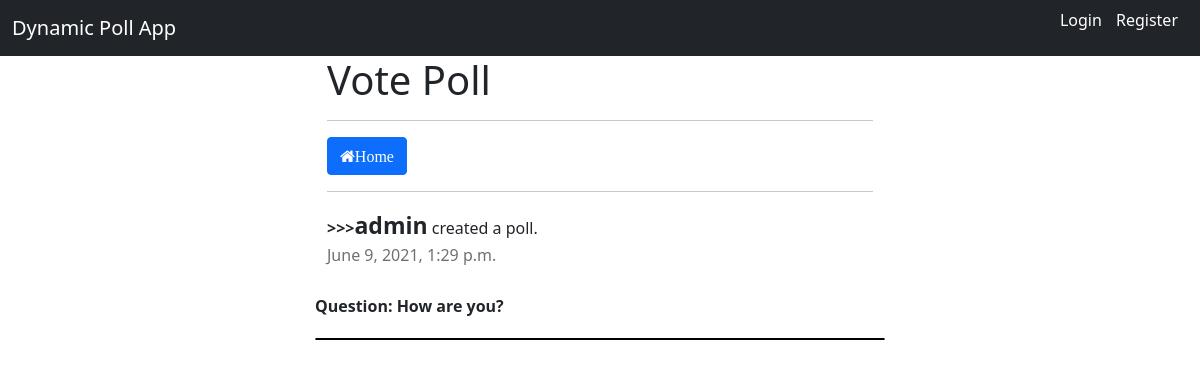
The app's page /vote_page/1/ with its own data.
### poll/models.py (models this page shows, shortened)
class Question(models.Model):
    question = models.TextField()
    created_on = models.DateTimeField(auto_now_add=True)
    created_by = models.ForeignKey(User, on_delete=models.CASCADE, default=None)

### poll/views.py (the view, shortened to what this page needs)
# urls.py: path('vote_page/<int:qid>/', views.load_vote_poll_data, name='vote_page'),
def load_vote_poll_data(request, qid):
    question = Question.objects.get(id=qid)
    context = {
        'q': question
    }
    return render(request, 'poll/vote.html', context)

### poll/templates/poll/vote.html (shortened to what this page needs)
{% extends 'base.html' %}
{% load static %}
{% block content %}
<div class="row">
    <div class="col-md-6" style="margin: auto;">
        <h1>Vote Poll</h1>
        <hr>
        <div><a href="{% url 'poll:home' %}" class="btn btn-primary"><i class="fa fa-home">Home</i></a></div>
        <hr>
        <div class="row">
            <div>
                </i><strong>>>></strong><b class="created-by">{{q.created_by}}</b> created a poll.
                <p style="color:rgb(112, 112, 112);">{{q.created_on}}</p>
            </div>
            <div class="mb-2 row mt-1">
                <texearea  readonly class="form-control-plaintext" id="question-id"
                    data-qid="{{q.id}}">
                    <strong>Question:  {{q.question}}</strong>
                </texearea>
            </div>
            <div id="checkbox-id" class="box-div"></div>
        </div>
    </div>
</div>
{% endblock content %}

### poll/templates/poll/vote.html (style rules this page uses)
.box-div { border: 1px solid black; border-radius: 8px; margin-top: 5px; }
.created-by { font-size: 23px; }

### records on screen
Question: created_by "admin", created_on "June 9, 2021, 1:29 p.m.", question "How are you?"
